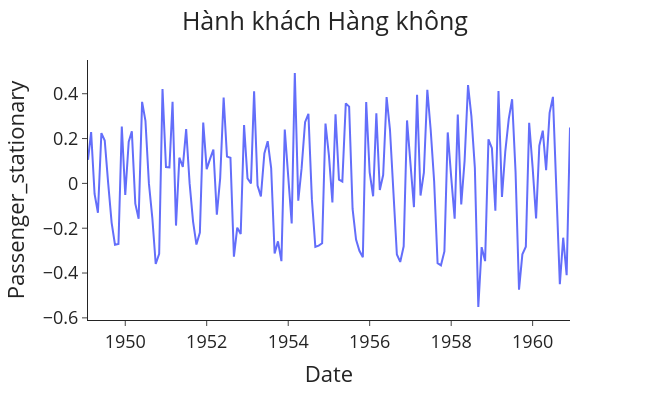

Notebook cell for this chart:
### Markdown cell above
Time series có một trend (xu hướng) rõ ràng và seasonality (tính mùa vụ) hàng năm rõ ràng đang tăng theo thời gian. Do đó, chúng ta cần làm cho nó stationary (dừng) bằng cách thực hiện differencing và áp dụng biến đổi Box-Cox:

### Code cell
# Import các package
from scipy.stats import boxcox

# Làm cho target stationary
data['Passengers_boxcox'], lam = boxcox(data['#Passengers'])
data["Passenger_stationary"] = data["Passengers_boxcox"].diff()
data.dropna(inplace=True)

# Vẽ biểu đồ dữ liệu hành khách hàng không stationary
plot_passenger_volumes(df=data, y='Passenger_stationary')

### Figure 1 — Plotly figure (JSON) as saved in the notebook; plotly's stock layout.template omitted (floating-point values rounded to 4 significant figures; data arrays with more than 128 entries replaced by an {"elided": "..."} marker saying what was removed)
{"data": [{"hovertemplate": "Date=%{x}<br>Passenger_stationary=%{y}<extra></extra>", "legendgroup": "", "line": {"color": "#636efa", "dash": "solid"}, "marker": {"symbol": "circle"}, "mode": "lines", "name": "", "orientation": "v", "showlegend": false, "type": "scatter", "x": {"elided": "143 str values"}, "xaxis": "x", "y": {"elided": "143 float values"}, "yaxis": "y"}], "layout": {"font": {"size": 18}, "height": 400, "legend": {"tracegroupgap": 0}, "margin": {"t": 60}, "title": {"text": "Hành khách Hàng không", "x": 0.5}, "width": 650, "xaxis": {"anchor": "y", "domain": [0, 1], "title": {"text": "Date"}}, "yaxis": {"anchor": "x", "domain": [0, 1], "title": {"text": "Passenger_stationary"}}}}
